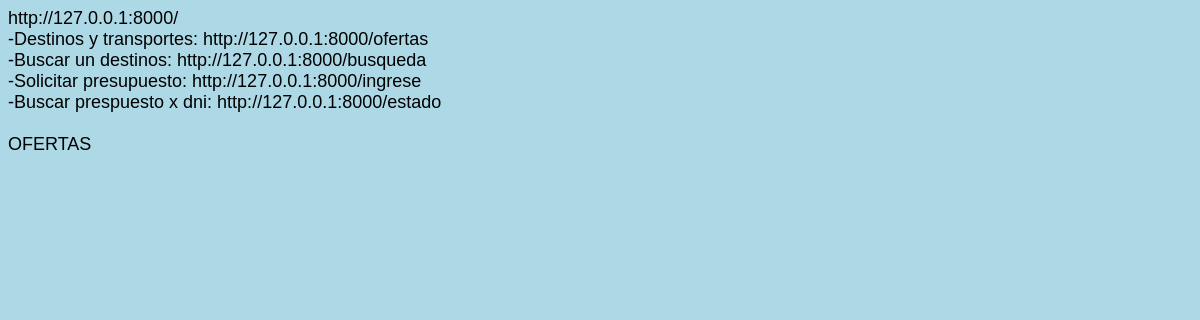
Before: /ofertas/ with the older database file.
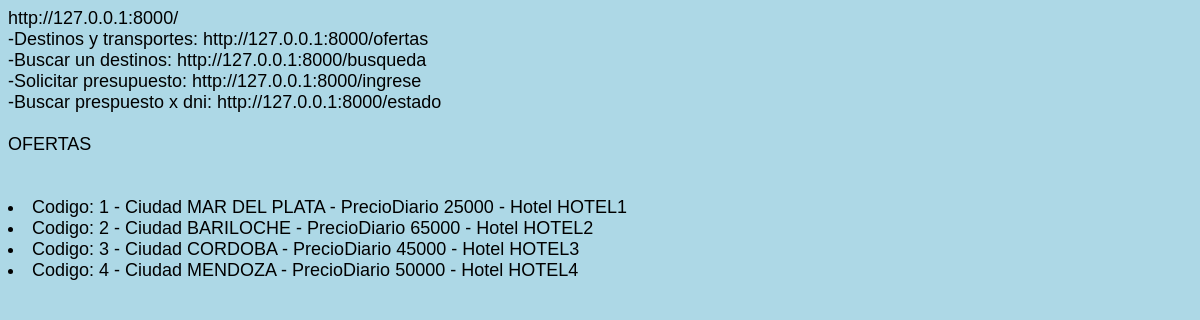
After: the same page with the newer database file.
### App01/models.py (models this page shows)
class Destino(models.Model):
    codigo = models.IntegerField()
    nombre = models.CharField(max_length=30)
    ubicacion = models.CharField(max_length=30)
    contacto = models.EmailField()
    hotel = models.CharField(max_length=30)
    precio = models.IntegerField()
    def __str__(self):
        return f"Codigo: {self.codigo} - Ciudad {self.nombre} - PrecioDiario {self.precio} - Hotel {self.hotel}"

### App01/views.py (the view)
# urls.py: path('ofertas/', views.ofertas, name="Ofertas"),
def ofertas(request):
    ofertas = Destino.objects.all()
    contexto = {"ofertas": ofertas}
    return render(request, "App01/ofertas.html", contexto)

### App01/templates/App01/ofertas.html (shortened to what this page needs)
<!DOCTYPE html>
{% extends "App01/_base.html" %}
{% load static %}
{% block Cambia %}
OFERTAS <br /> <br /> <br />
{% for p in ofertas %}
<li>{{p}}</li>
{% endfor %}
{% endblock %}

### App01/templates/App01/_base.html (shortened to what this page needs)
<!DOCTYPE html>
<html lang="en">
<head>
</head>
<body style="background-color:LightBlue;">
    <font color="Black" face="arial" size=4&gt>
     http://127.0.0.1:8000/ <br />
    -Destinos y transportes:    http://127.0.0.1:8000/ofertas <br />
    -Buscar un destinos:        http://127.0.0.1:8000/busqueda <br />
    -Solicitar presupuesto:     http://127.0.0.1:8000/ingrese <br />
    -Buscar prespuesto  x dni:  http://127.0.0.1:8000/estado <br />
<br />
    {% block Cambia %}
    {% endblock %}
</font>
</body>
</html>

Changed rows visible on the page:
added Destino: codigo+nombre+precio "Codigo: 1 - Ciudad MAR DEL PLATA - PrecioDiario 25000 - Hotel HOTEL1"
added Destino: codigo+nombre+precio "Codigo: 2 - Ciudad BARILOCHE - PrecioDiario 65000 - Hotel HOTEL2"
added Destino: codigo+nombre+precio "Codigo: 3 - Ciudad CORDOBA - PrecioDiario 45000 - Hotel HOTEL3"
added Destino: codigo+nombre+precio "Codigo: 4 - Ciudad MENDOZA - PrecioDiario 50000 - Hotel HOTEL4"
